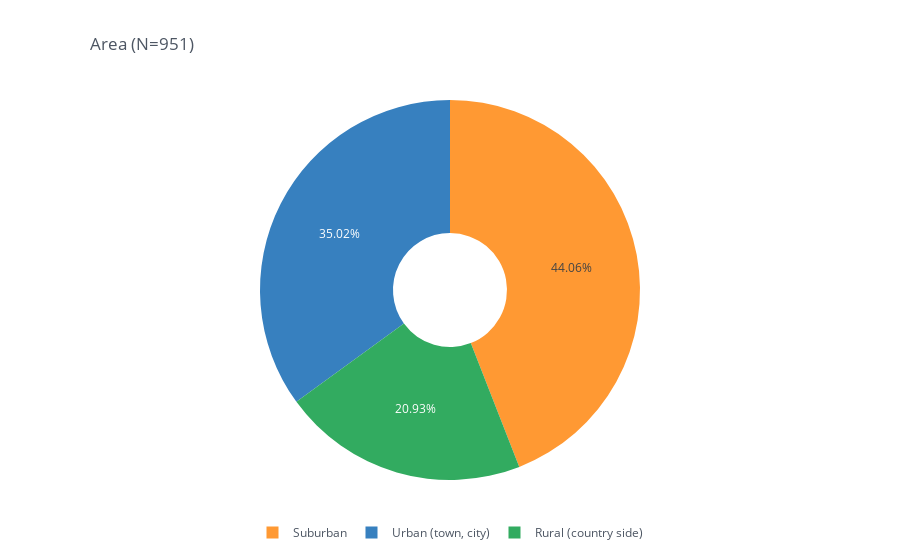

Here is the notebook cell this chart was saved with:
### Code cell
pieChart(gcbs_clean_df, col='DEMO_urban', title='Area')

### Figure 1 — Plotly figure (JSON) as saved in the notebook; plotly's stock layout.template omitted (floating-point values rounded to 4 significant figures)
{"data": [{"hole": 0.3, "labels": ["Suburban", "Urban (town, city)", "Rural (country side)"], "marker": {"colors": ["rgba(255, 153, 51, 1.0)", "rgba(55, 128, 191, 1.0)", "rgba(50, 171, 96, 1.0)"]}, "name": "", "texttemplate": "%{percent:.2%}", "type": "pie", "values": [419, 333, 199]}], "layout": {"legend": {"bgcolor": "#FFFFFF", "font": {"color": "#4D5663"}, "orientation": "h", "x": 0.5, "xanchor": "center"}, "paper_bgcolor": "#FFFFFF", "plot_bgcolor": "#FFFFFF", "title": {"font": {"color": "#4D5663"}, "text": "Area (N=951)", "x": 0.1}}}
